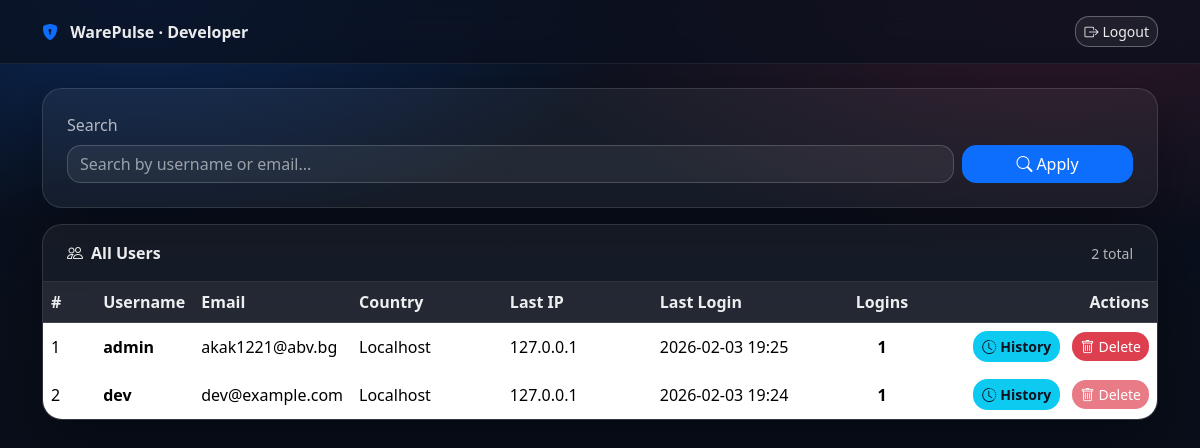
Screenshot of /dev (signed in) with the database file from the repository.
### inventory/models.py (models this page shows, shortened)
class User(db.Model, UserMixin):
    __tablename__ = "user"
    id = db.Column(db.Integer, primary_key=True)
    username = db.Column(db.String(150), nullable=False, unique=True)
    email = db.Column(db.String(150), nullable=False, unique=True)
    password = db.Column(db.String(200), nullable=False)
    role = db.Column(db.String(50), nullable=False, default="User")
    created_by_id = db.Column(db.Integer, db.ForeignKey("user.id"), nullable=True)
    login_count = db.Column(db.Integer, default=0, nullable=False)
    last_login_ip = db.Column(db.String(64), nullable=True)
    last_login_country = db.Column(db.String(100), nullable=True)
    last_login_at = db.Column(db.DateTime, nullable=True)
    last_login_user_agent = db.Column(db.String(255), nullable=True)
    force_password_change = db.Column(db.Boolean, default=False, nullable=False)
    password_changed_at = db.Column(db.DateTime, nullable=True)
    company_name = db.Column(db.String(150), nullable=True)
    created_by = db.relationship("User", remote_side=[id], backref="created_users")
    transactions = db.relationship("Transaction", back_populates="user")
    login_events = db.relationship(
        "LoginEvent",
        back_populates="user",
        cascade="all, delete-orphan",
        order_by="desc(LoginEvent.logged_in_at)",
    )

### inventory/routes/users.py (the view)
@bp.route("/dev")
@login_required
def developer_dashboard():
    if (current_user.role or "").strip() != "Developer":
        abort(403)
    q = (request.args.get("q") or "").strip()
    query = User.query
    if q:
        query = query.filter((User.username.ilike(f"%{q}%")) | (User.email.ilike(f"%{q}%")))
    users_list = query.order_by(User.id.desc()).all()
    return render_template("dev_dashboard.html", users=users_list, q=q)

### inventory/utils/translations.py (called while the page is built)
def load_translations(lang, app):
    path = os.path.join('translations', f'{lang}.json')
    if not os.path.exists(path):
        path = os.path.join('translations', f"{app.config['DEFAULT_LANG']}.json")
    with open(path, 'r', encoding='utf-8') as f:
        return json.load(f)

def set_language(app):
    lang = request.args.get('lang')
    if lang and lang in app.config['LANGUAGES']:
        session['lang'] = lang
    elif 'lang' not in session:
        session['lang'] = app.config['DEFAULT_LANG']
    g.lang = session['lang']
    g.translations = load_translations(g.lang, app)

def _(key):
    try:
        return g.translations.get(key, key)
    except Exception:
        return key

### inventory/templates/dev_dashboard.html (shortened to what this page needs)
<!DOCTYPE html>
<html lang="{{ g.lang or 'en' }}">
<head>
  <link href="https://cdn.jsdelivr.net/npm/bootstrap@5.3.3/dist/css/bootstrap.min.css" rel="stylesheet">
  <link href="https://cdn.jsdelivr.net/npm/bootstrap-icons@1.11.3/font/bootstrap-icons.css" rel="stylesheet">
</head>
<body>
  <div class="topbar">
    <div class="container py-3 d-flex align-items-center justify-content-between">
      <div class="fw-bold">
        <i class="bi bi-shield-lock-fill me-2 text-primary"></i>
        WarePulse · {{ _('Developer') }}
      </div>
      <a class="btn btn-outline-light btn-sm" href="{{ url_for('auth.logout') }}">
        <i class="bi bi-box-arrow-right me-1"></i>{{ _('Logout') }}
      </a>
    </div>
  </div>
  <div class="container my-4">
    <div class="panel mb-3">
      <div class="p-3 p-md-4">
        <form method="GET" class="row g-2 align-items-end">
          <div class="col-md-10">
            <label class="form-label muted">{{ _('Search') }}</label>
            <input class="form-control" name="q" value="{{ q or '' }}" placeholder="{{ _('Search by username or email...') }}">
          </div>
          <div class="col-md-2 d-grid">
            <button class="btn btn-primary">
              <i class="bi bi-search me-1"></i>{{ _('Apply') }}
            </button>
          </div>
        </form>
      </div>
    </div>
    <div class="panel">
      <div class="d-flex justify-content-between align-items-center px-3 px-md-4 py-3"
           style="border-bottom:1px solid rgba(255,255,255,.10);">
        <div class="fw-semibold"><i class="bi bi-people me-2"></i>{{ _('All Users') }}</div>
        <div class="muted small">{{ users|length }} {{ _('total') }}</div>
      </div>
      <div class="table-responsive">
        <table class="table table-hover align-middle mb-0">
          <thead>
            <tr>
              <th style="width:60px">#</th>
              <th>{{ _('Username') }}</th>
              <th>{{ _('Email') }}</th>
              <th style="width:170px">{{ _('Country') }}</th>
              <th style="width:170px">{{ _('Last IP') }}</th>
              <th style="width:200px">{{ _('Last Login') }}</th>
              <th style="width:120px" class="text-center">{{ _('Logins') }}</th>
              <th style="width:260px" class="text-end">{{ _('Actions') }}</th>
            </tr>
          </thead>
          <tbody>
            {% for u in users %}
            <tr>
              <td class="muted">{{ loop.index }}</td>
              <td class="fw-semibold">{{ u.username }}</td>
              <td class="muted">{{ u.email }}</td>
              <td class="muted">{{ u.last_login_country or '-' }}</td>
              <td class="muted">{{ u.last_login_ip or '-' }}</td>
              <td class="muted">
                {% if u.last_login_at %}
                  {{ u.last_login_at.strftime('%Y-%m-%d %H:%M') }}
                {% else %}
                  -
                {% endif %}
              </td>
              <td class="text-center fw-semibold">
                {{ u.login_count or 0 }}
              </td>
              <td class="text-end">
                <button
                  type="button"
                  class="btn btn-sm btn-info me-2"
                  data-bs-toggle="modal"
                  data-bs-target="#historyModal"
                  data-username="{{ u.username }}"
                  data-email="{{ u.email }}"
                  data-count="{{ u.login_count or 0 }}"
                  data-ip="{{ u.last_login_ip or '-' }}"
                  data-country="{{ u.last_login_country or '-' }}"
                  data-at="{% if u.last_login_at %}{{ u.last_login_at.strftime('%Y-%m-%d %H:%M') }}{% else %}-{% endif %}"
                >
                  <i class="bi bi-clock-history me-1"></i>{{ _('History') }}
                </button>
                <button
                  class="btn btn-sm btn-danger"
                  data-bs-toggle="modal"
                  data-bs-target="#deleteUserModal"
                  data-user-id="{{ u.id }}"
                  data-username="{{ u.username }}"
                  {% if u.id == current_user.id or (u.role or '').strip() == 'Developer' %}disabled{% endif %}
                >
                  <i class="bi bi-trash me-1"></i>{{ _('Delete') }}
                </button>
              </td>
            </tr>
            {% else %}
            <tr>
              <td colspan="8" class="text-center muted py-4">{{ _('No users found.') }}</td>
            </tr>
            {% endfor %}
          </tbody>
        </table>
      </div>
    </div>
  </div>
</body>
</html>

### inventory/templates/dev_dashboard.html (style rules this page uses)
:root { --bg:#0b1220; --panel: rgba(255,255,255,.06); --border: rgba(255,255,255,.12); --text: rgba(255,255,255,.92); --muted: rgba(255,255,255,.68); --accent:#0d6efd; --danger:#dc3545; --radius: 16px; --shadow: 0 20px 60px rgba(0,0,0,.35); }
body { min-height: 100vh; background: radial-gradient(900px 420px at 12% 0%, rgba(13,110,253,.25), transparent 55%), radial-gradient(900px 420px at 88% 0%, rgba(220,53,69,.18), transparent 60%), linear-gradient(180deg, #0b1220, #070b14); color: var(--text); font-family: system-ui, -apple-system, Segoe UI, Roboto, Arial; }
.topbar { position: sticky; top: 0; z-index: 10; backdrop-filter: blur(12px); background: rgba(10, 16, 30, .72); border-bottom: 1px solid rgba(255,255,255,.08); }
.panel { border: 1px solid var(--border); background: rgba(255,255,255,.05); border-radius: 20px; box-shadow: var(--shadow); overflow: hidden; }
.form-control { border-radius: 14px; border: 1px solid rgba(255,255,255,.18); background: rgba(255,255,255,.06); color: var(--text); }
.form-control::placeholder { color: rgba(255,255,255,.55); }
.table { color: var(--text); margin: 0; }
.table thead th { color: rgba(255,255,255,.92) !important; background: rgba(255,255,255,.06) !important; border-bottom: 1px solid rgba(255,255,255,.14) !important; white-space: nowrap; font-weight: 700; }
.table td { border-color: rgba(255,255,255,.10) !important; vertical-align: middle; }
.btn { border-radius: 14px; }
.btn-danger { background: rgba(220,53,69,.95); border: none; }
.btn-outline-light { border-color: rgba(255,255,255,.30) !important; color: rgba(255,255,255,.92) !important; background: rgba(255,255,255,.06); }
.btn-info { color: #0b1220 !important; font-weight: 800; }
.muted { color: var(--muted); }

### rows the page displays
User: username "dev", email "dev@example.com", last_login_country "Localhost", last_login_ip "127.0.0.1", last_login_at "2026-02-03 19:24", login_count "1"
User: username "admin", email "akak1221@abv.bg", last_login_country "Localhost", last_login_ip "127.0.0.1", last_login_at "2026-02-03 19:25", login_count "1"

### other values shown
{{ users|length }} "2"
